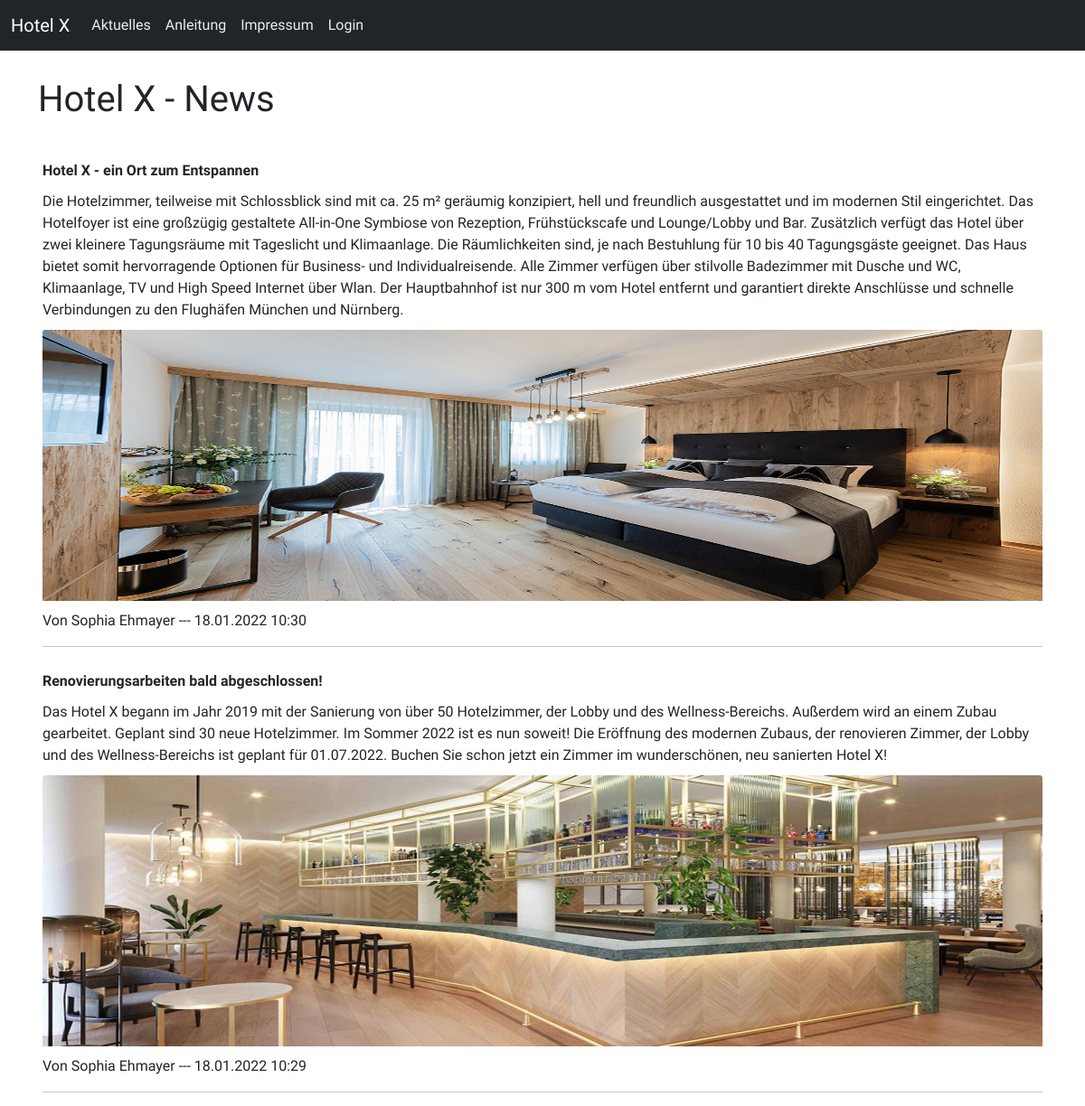
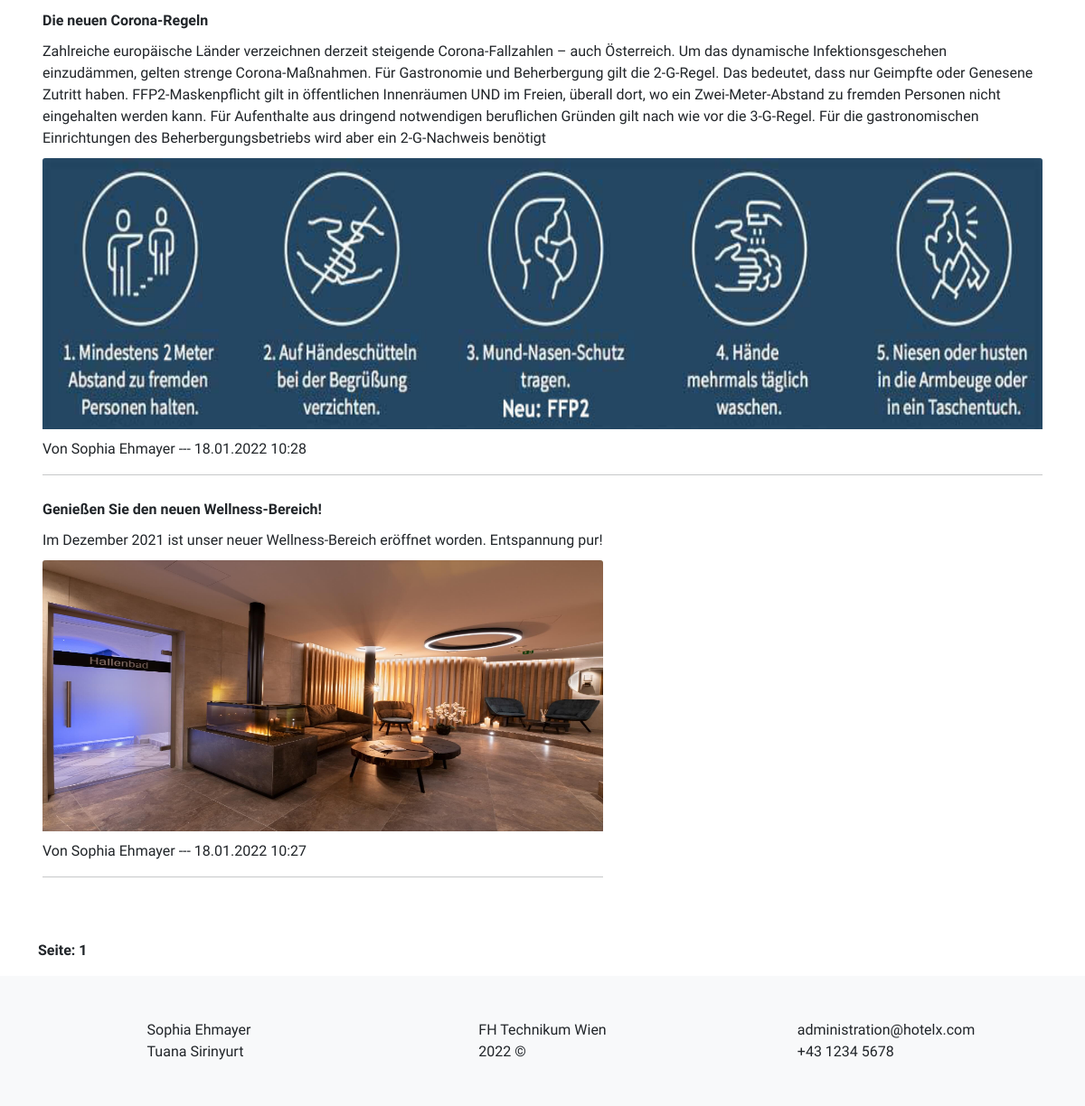
Screenshot of /?site=news with the database file from the repository (2 pictures, top to bottom).
### tables this page shows
CREATE TABLE `news` (
  `id` int(11) NOT NULL,
  `image` varchar(250) NOT NULL,
  `content` text NOT NULL,
  `author` varchar(45) DEFAULT NULL,
  `title` varchar(120) NOT NULL,
  `dateTime` int(11) NOT NULL
);

### news.php (the view, shortened to what this page needs)
<!DOCTYPE html>
<html lang="en">
<body>
    <div class = "container">
    <h1>Hotel X - News</h1>
<?php
require_once('dbaccess.php');
if(!isset($seite))
        {
            $seite = 1;
        }
        $eintraege_pro_seite = 10;
        $start = $seite * $eintraege_pro_seite - $eintraege_pro_seite;
        $abfrage = "SELECT * FROM news ORDER BY id DESC LIMIT $start, $eintraege_pro_seite";
        $ergebnis = mysqli_query($db_obj,$abfrage);
        while($row = mysqli_fetch_object($ergebnis))
        {
            $date = date("d.m.Y H:i", $row->dateTime);
            $title = $row->title;
            $author=$row->author;
            $content = $row->content;
            $image = $row->image;
           echo "
           <table border='0' cellspacing='0' cellpadding='5'>
            <tr>
                <td>
                    <b>$title</b>
                   </td>
               </tr>
               <tr>
                   <td>
                       $content
                   </td>
               </tr>
               <tr>
                   <td>
                   <img class='card-img-top' src='./uploadImage/".$image."' alt='image' width=300 height=300>
                   </td>
               </tr>
               <tr>
               <td>
                   Von $author --- $date  ";
                  echo  "
                   <hr>
               </td>
           </tr>
               </table>";
           }
        $result = mysqli_query($db_obj,"SELECT id FROM news");
        $menge = mysqli_num_rows($result);
        $wieviel_seiten = $menge / $eintraege_pro_seite;
        echo '<br /><br />';
        echo "<b>Seite:</b> ";
        for($a=0; $a < $wieviel_seiten; $a++)
        {
            $b = $a + 1;
            if($seite == $b)
            {
                echo "  <b>$b</b> ";
            }
            else
            {
               echo "  Test ";
            }
        }
        ?>
    </div>
</body>
</html>

### css/style.css (style rules this page uses)
* { font-family: "Abel", sans-serif; }
body { margin: 0; }
h1 { margin: 50px 0px; }
h1 { padding: 30px 0px; }
@media all and (min-width: 1124px) { .container { margin: 0px 5em; } }

### rows the page displays
news: title "Hotel X - ein Ort zum Entspannen", content "Die Hotelzimmer, teilweise mit Schlossblick sind mit ca. 25 m² geräumig konzipiert, hell und freundlich ausgestattet und im modernen Stil eingerichtet. Das Hotelfoyer ist eine großzügig gestaltete All-in-One Symbiose von Rezeption, Frühstückscafe und Lounge/Lobby und Bar. Zusätzlich verfügt das Hotel über zwei kleinere Tagungsräume mit Tageslicht und Klimaanlage. Die Räumlichkeiten sind, je nach Bestuhlung für 10 bis 40 Tagungsgäste geeignet. Das Haus bietet somit hervorragende Optionen für Business- und Individualreisende. Alle Zimmer verfügen über stilvolle Badezimmer mit Dusche und WC, Klimaanlage, TV und High Speed Internet über Wlan. Der Hauptbahnhof ist nur 300 m vom Hotel entfernt…", image (picture), author "Sophia Ehmayer", dateTime "18.01.2022 10:30"
news: title "Renovierungsarbeiten bald abgeschlossen!", content "Das Hotel X begann im Jahr 2019 mit der Sanierung von über 50 Hotelzimmer, der Lobby und des Wellness-Bereichs. Außerdem wird an einem Zubau gearbeitet. Geplant sind 30 neue Hotelzimmer. Im Sommer 2022 ist es nun soweit! Die Eröffnung des modernen Zubaus, der renovieren Zimmer, der Lobby und des Wellness-Bereichs ist geplant für 01.07.2022. Buchen Sie schon jetzt ein Zimmer im wunderschönen, neu sanierten Hotel X!", image (picture), author "Sophia Ehmayer", dateTime "18.01.2022 10:29"
news: title "Die neuen Corona-Regeln", content "Zahlreiche europäische Länder verzeichnen derzeit steigende Corona-Fallzahlen – auch Österreich. Um das dynamische Infektionsgeschehen einzudämmen, gelten strenge Corona-Maßnahmen. Für Gastronomie und Beherbergung gilt die 2-G-Regel. Das bedeutet, dass nur Geimpfte oder Genesene Zutritt haben. FFP2-Maskenpflicht gilt in öffentlichen Innenräumen UND im Freien, überall dort, wo ein Zwei-Meter-Abstand zu fremden Personen nicht eingehalten werden kann. Für Aufenthalte aus dringend notwendigen beruflichen Gründen gilt nach wie vor die 3-G-Regel. Für die gastronomischen Einrichtungen des Beherbergungsbetriebs wird aber ein 2-G-Nachweis benötigt", image (picture), author "Sophia Ehmayer", dateTime "18.01.2022 10:28"
news: title "Genießen Sie den neuen Wellness-Bereich!", content "Im Dezember 2021 ist unser neuer Wellness-Bereich eröffnet worden. Entspannung pur!", image (picture), author "Sophia Ehmayer", dateTime "18.01.2022 10:27"

### other values shown
$b "1"
